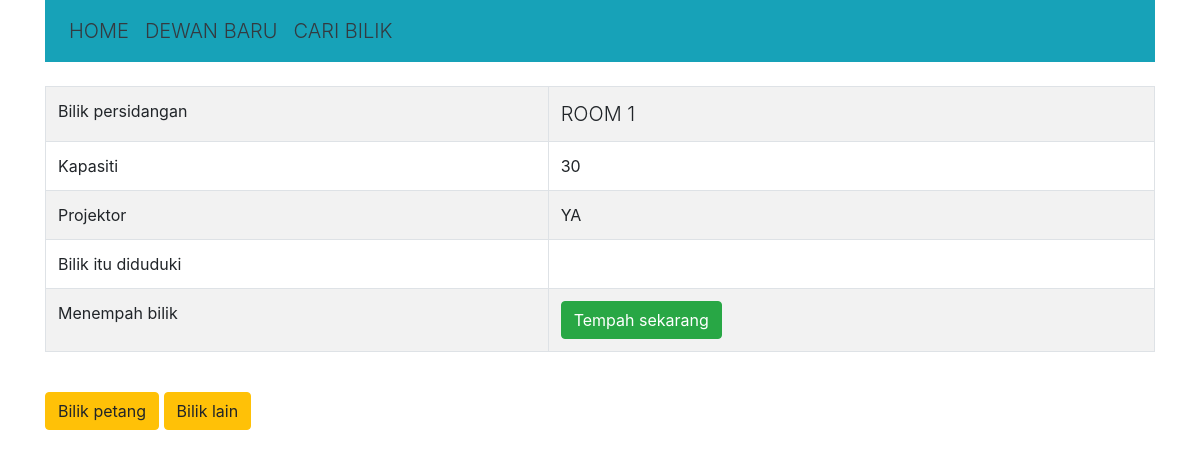
Page /room/1/ on the earlier database version.
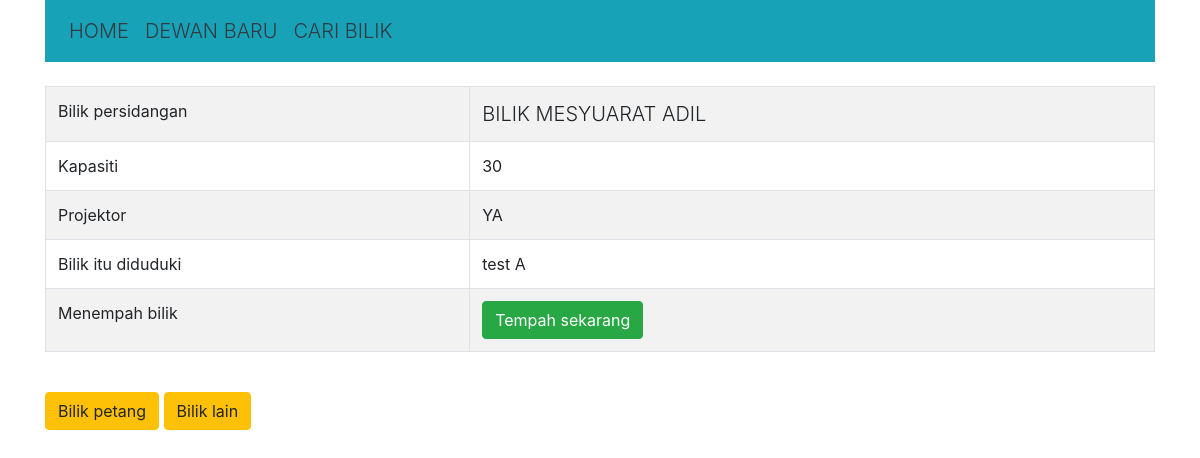
Same page on the later database version.
### booking_app/models.py (models this page shows, shortened)
class Room(models.Model):
    name = models.CharField(max_length=255)
    capacity = models.IntegerField()
    projector = models.BooleanField(default=True)

class Reservation(models.Model):
    room_id = models.ForeignKey(Room, on_delete=models.CASCADE)
    date = models.DateField()
    comment = models.TextField(null=True)
    def __str__(self):
        return self.comment

### booking_app/views.py (the view)
# urls.py: path('room/<int:id>/', views.room, name='room'),
def room(request, id):
    id = int(id)
    room = Room.objects.get(pk=id)
    reservations = room.reservation_set.filter(date__gte=today).order_by('date')
    rooms = Room.objects.all()
    if room.projector == True:
        projector = "YA"
    else:
        projector = "TIDAK"
    ctx = {
        "room": room,
        "projector": projector,
        "reservations":reservations,
        "rooms":rooms,
    }
    return render(request, 'booking/room.html', ctx)

### booking_app/templates/booking/room.html (shortened to what this page needs)
{% extends 'booking/base.html' %}
{% block content %}
    <br/>
    <table class="table table-bordered table-striped">
        <tr>
            <td>Bilik persidangan</td>
            <td class="lead">{{ room.name|upper }}</td>
        </tr>
        <tr>
            <td>Kapasiti</td>
            <td>{{ room.capacity }}</td>
        </tr>
        <tr>
            <td>Projektor</td>
            <td>{{ projector }}</td>
        </tr>
        <tr>
            <td>Bilik itu diduduki</td>
            <td>{% for reservation in reservations %}{{ reservation }}<br/>{% endfor %}</td>
        </tr>
        <tr>
            <td>Menempah bilik</td>
            <td>
                <a href="{% url 'booking:reservation' room.id %}">
                <button class="btn btn-success">Tempah sekarang</button></a>
            </td>
        </tr>
    </table>
    <br/>
    {% if room.id > 1 %}
        <a href="{% url 'booking:room' room.id|add:'-1' %}">
            <button class="btn btn-warning">Bilik petang</button>
        </a>
    {% else %}
        <a href="{% url 'booking:room' rooms|length %}">
            <button class="btn btn-warning">Bilik petang</button>
        </a>
    {% endif %}
    {% if room.id < rooms|length %}
        <a href="{% url 'booking:room' room.id|add:'1' %}">
            <button class="btn btn-warning">Bilik lain</button>
        </a>
    {% else %}
        <a href="{% url 'booking:room' 1 %}">
            <button class="btn btn-warning">Bilik lain</button>
        </a>
    {% endif %}
    <br/>
{% endblock %}

Differences in the rows shown:
changed Room: name "ROOM 1" → "BILIK MESYUARAT ADIL"
added Reservation: comment "test A"
